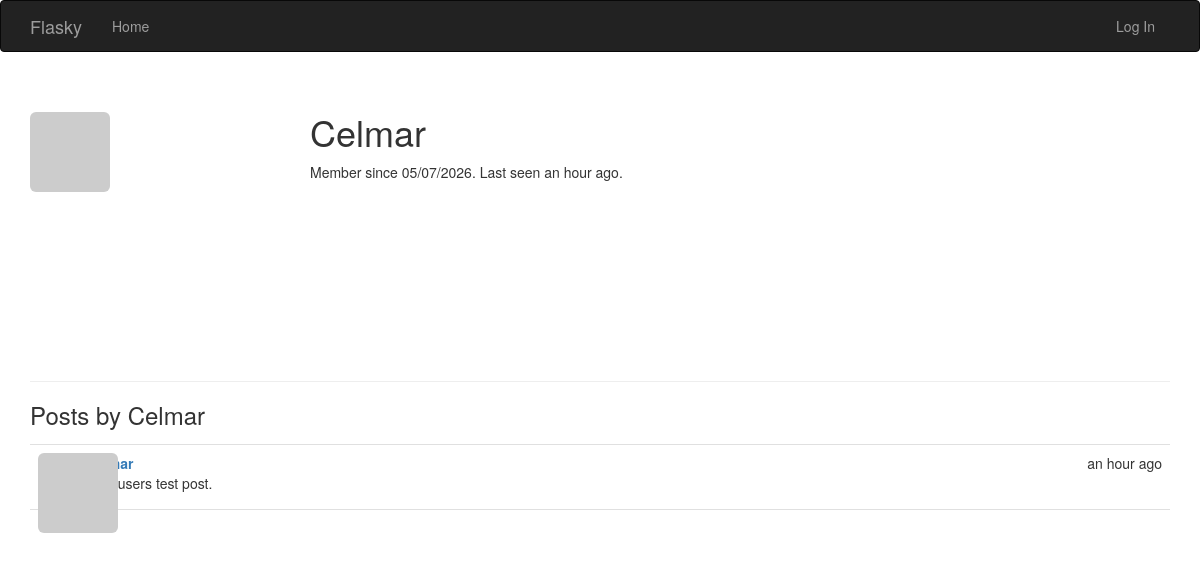
The page /user/Celmar on the database as committed earlier.
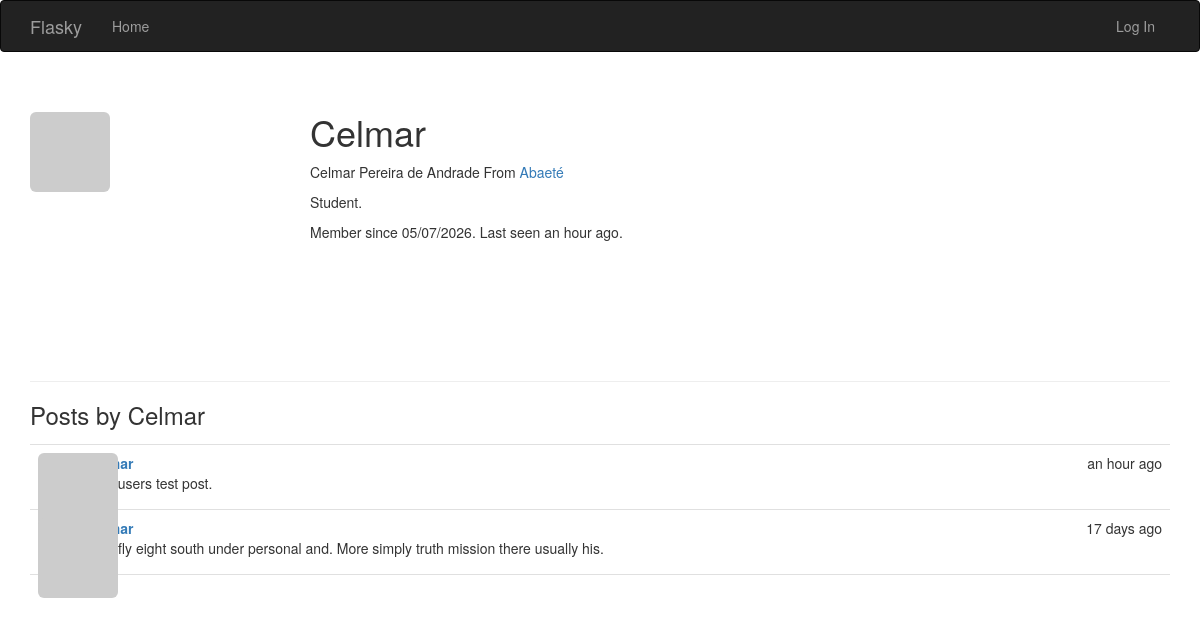
The same page on the database as committed later.
### app/models.py (models this page shows, shortened)
class User(UserMixin, db.Model):
    __tablename__ = "users"
    id: Mapped[int] = mapped_column(primary_key=True)
    email: Mapped[str] = mapped_column(unique=True, index=True)
    username: Mapped[str] = mapped_column(unique=True, index=True)
    role_id: Mapped[int] = mapped_column(ForeignKey("roles.id"), nullable=True)
    password_hash: Mapped[str] = mapped_column(nullable=False)
    confirmed: Mapped[bool] = mapped_column(default=False)
    name: Mapped[str | None] = mapped_column()
    location: Mapped[str | None] = mapped_column()
    about_me: Mapped[str | None] = mapped_column(Text)
    member_since: Mapped[datetime] = mapped_column(DateTime(timezone=True), default=lambda: datetime.now(UTC))
    last_seen: Mapped[datetime] = mapped_column(DateTime(timezone=True), default=lambda: datetime.now(UTC))
    avatar_hash: Mapped[str | None] = mapped_column()
    posts: DynamicMapped["Post"] = relationship(back_populates="author", lazy="dynamic")
    @property
    def password(self) -> None:
        raise AttributeError("password is not a readable attribute")
    def gravatar(self, size: int = 100, default: str = "identicon", rating: str = "g") -> str:
        url: str = "https://secure.gravatar.com/avatar"
        hash_avatar: str = self.avatar_hash or self.gravatar_hash()
        return f"{url}/{hash_avatar}?s={size}&d={default}&r={rating}'."

class Post(db.Model):
    __tablename__ = "posts"
    id: Mapped[int] = mapped_column(primary_key=True)
    body: Mapped[str | None] = mapped_column(Text)
    timestamp: Mapped[datetime] = mapped_column(DateTime, index=True, default=lambda: datetime.now(UTC))
    author_id: Mapped[int] = mapped_column(ForeignKey("users.id"))
    author: Mapped["User"] = relationship(back_populates="posts")

### app/main/views.py (the view)
@main.route("/user/<username>")
def user(username: str):
    user: User = User.query.filter_by(username=username).first()
    if user is None:
        abort(404)
    posts =  user.posts.order_by(Post.timestamp.desc()).all()
    return render_template("user.html", user=user, posts=posts)

### app/auth/views.py (called while the page is built)
@auth.before_app_request
def before_request():
    if current_user.is_authenticated:
        current_user.ping()
        if not current_user.confirmed and request.blueprint != "auth" and request.endpoint != "static":
            return redirect(url_for("auth.unconfirmed"))
    return None

### app/main/__init__.py (called while the page is built)
@main.app_context_processor
def inject_permissions():
    return dict(Permission=Permission)

### app/models.py (called while the page is built)
    def is_administrator(self):
        return False

### app/templates/user.html (shortened to what this page needs)
{% extends "base.html" %}
{% block page_content %}
<div class="page-header">
    <img class="img-rounded profile-thumbnail" src="{{ user.gravatar(size=256) }}">
    <div class="profile-header">
        <h1>{{ user.username }}</h1>
        {% if user.name or user.location %}
            <p>
                {% if user.name %}{{ user.name }}{% endif %}
                {% if user.location %}
                    From <a href="https://maps.google.com/?q={{ user.location }}">
                            {{ user.location }}
                         </a>
                {% endif %}
            </p>
        {% endif %}
        {% if user.about_me %}
            <p>{{ user.about_me }}</p>
        {% endif %}
        <p>
            Member since {{ moment(user.member_since).format("L") }}.
            Last seen {{ moment(user.last_seen).fromNow() }}.
        </p>
    </div>
</div>
<h3>Posts by {{ user.username }}</h3>
{% include "_posts.html" %}
{% endblock %}

### app/templates/base.html (shortened to what this page needs)
{% extends "bootstrap/base.html" %}
{% block head %}
{{ super() }}
<link rel="stylesheet" type="text/css" href="{{ url_for('static', filename='styles.css') }}">
{% endblock %}
{% block navbar %}
<div class="navbar navbar-inverse" role="navigation">
    <div class="container">
        <div class="navbar-header">
            <a class="navbar-brand" href="{{ url_for('main.index') }}">Flasky</a>
        </div>
        <div class="navbar-collapse collapse">
            <ul class="nav navbar-nav">
                <li><a href="{{ url_for('main.index') }}">Home</a></li>
            </ul>
            <ul class="nav navbar-nav navbar-right">
                {% if current_user.is_authenticated %}
                    <li class="dropdow">
                        <a href="#" class="dropdown-toggle" data-toggle="dropdown">
                            <img src="{{ current_user.gravatar(size=18) }}">
                            Account <b class="caret"></b>
                        </a>
                        <ul class="dropdown-menu">
                            <li><a href="{{ url_for('auth.change_password') }}">Change Password</a></li>
                            <li><a href="{{ url_for('auth.change_email_request') }}">Change Email</a></li>
                            <li><a href="{{ url_for('auth.logout') }}">Log Out</a></li>
                        </ul>
                    </li>
                {% else %}
                    <li><a href="{{ url_for('auth.login') }}">Log In</a></li>
                {% endif %}
            </ul>
        </div>
    </div>
</div>
{% endblock %}
{% block content %}
<div class="container">
    {% block page_content %}{% endblock %}
</div>
{% endblock %}

### app/templates/_posts.html
<ul class="posts">
    {% for post in posts %}
        <li class="post">
            <div class="post-thumbnail">
                <a href="{{ url_for('.user', username=post.author.username) }}">
                    <img class="img-rounded profile-thumbnail" src="{{ post.author.gravatar(size=40) }}">
                </a>
            </div>
            <div class="post-content">
                <div class="post-date">{{ moment(post.timestamp).fromNow() }}</div>
                <div class="post-author"><a href="{{ url_for('.user', username=post.author.username) }}">{{ post.author.username }}</a></div>
                <div class="post-body">{{ post.body }}</div>
            </div>
        </li>
    {% endfor %}
</ul>

### app/static/styles.css (style rules this page uses)
.profile-thumbnail { position: absolute; }
.profile-header { min-height: 260px; margin-left: 280px; }
ul.posts { list-style-type: none; padding: 0px; margin: 16px 0px 0px 0px; border-top: 1px solid #e0e0e0; }
ul.posts li.post { padding: 8px; border-bottom: 1px solid #e0e0e0; }
div.post-date { float: right; }
div.post-author { font-weight: bold; }
div.post-thumbnail { position: absolute; }
div.post-content { margin-left: 48px; min-height: 48px; }

Rows that differ between the two databases and show on the page:
changed User "Celmar": name (not shown) → "Celmar Pereira de Andrade"; location (not shown) → "Abaeté"; about_me (not shown) → "Student."
added Post: timestamp "17 days ago", body "Free fly eight south under personal and. More simply truth mission there usually his."
Other text that changed with them:
text now shown: "From"
